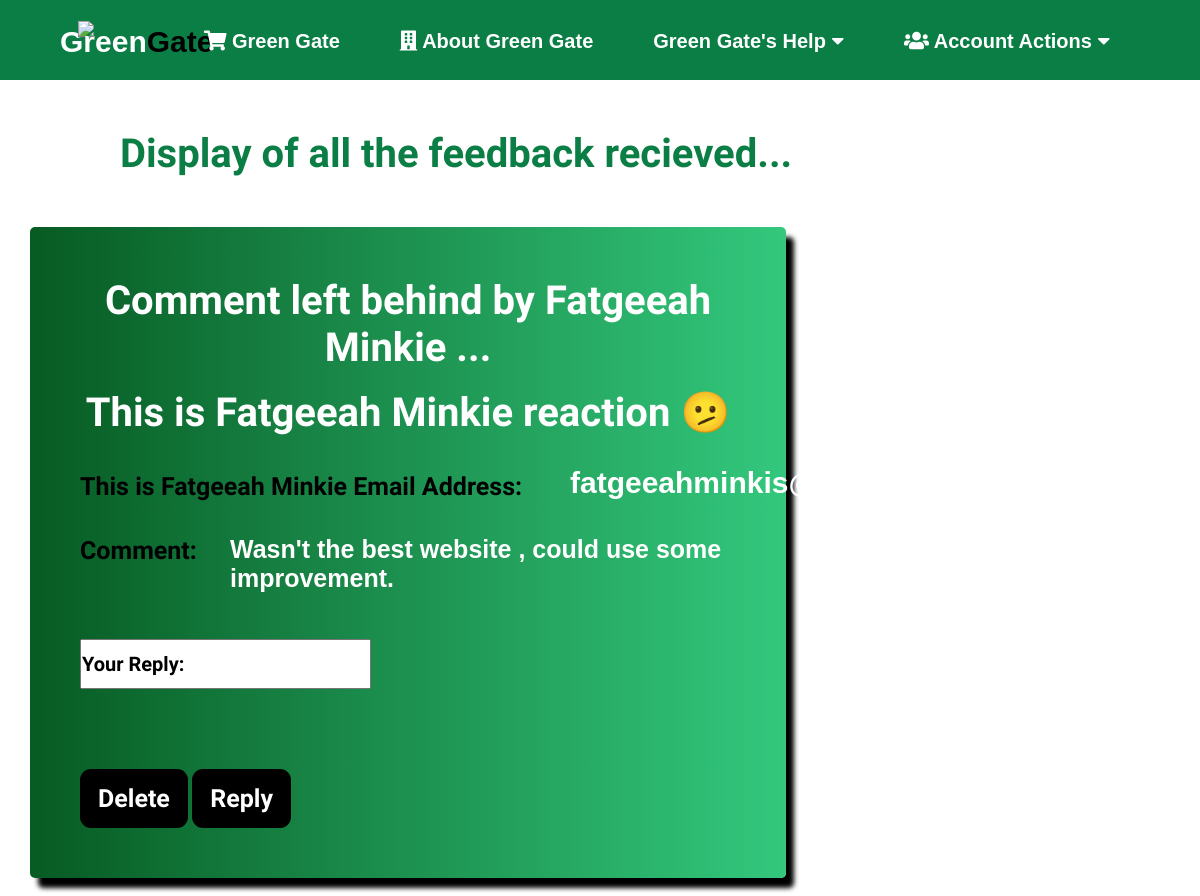
Page /comments/ on the committed database.
### green_gate/models.py (models this page shows)
class FeedBack(models.Model):
	rate=models.ImageField(null=True, blank=True)
	name=models.CharField(max_length=400, null=True)
	email=models.EmailField(max_length=200)
	feedback=models.TextField(max_length=600, null=True)

### green_gate/views.py (the view)
# urls.py: path('comments/', views.CommentsPage, name='comments'),
def CommentsPage(request):
        if request.method=='POST':
            reply=request.POST.get('reply')
            obj=Reply(reply=reply)
            obj.save()
            return redirect('comments')
        feedbacks = FeedBack.objects.all()
        replys = Reply.objects.all()
        context = {'feedbacks':feedbacks,'replys':replys }
        return render (request, 'comments.html' , context )

### templates/comments.html (shortened to what this page needs)
<!DOCTYPE html>
<html lang="en" dir="ltr">
    <head>
        {% load static%}
        <link rel="stylesheet" href="{% static 'css/comments600.css' %}">
        <link rel="stylesheet" href="https://cdnjs.cloudflare.com/ajax/libs/font-awesome/5.15.1/css/all.min.css"/>
    </head>
    <body>
    <div class="menu_bar">
        <h1 class="logo">Green<span>Gate</span><h2 class="logo2"><img src="{% static 'images/shopping-cart.png' %}"></h2></h1>
    <ul>
    <li class="active"><a href={% url 'home'%} "index.html"><i class="fa fa-shopping-cart" aria-hidden="true"></i> Green Gate</a></li>
    <li><a href={% url 'about'%} "About.html"><i class="fa fa-building" aria-hidden="true"></i> About Green Gate</a></li>
    <li>
        <a href="#">Green Gate's Help <i class="fas fa-caret-down"></i></a>
    </li>
    <li>
        <a href="#"><i class="fa fa-users" aria-hidden="true"></i> Account Actions <i class="fas fa-caret-down"></i></a>
    </li>
    </ul>
    </div>
    <h4>Display of all the feedback recieved...</h4>
    {% for feedback in feedbacks %}
    <form action="" method="post"  class="rating-wrapper">
        <label class="rating-label"><h1>Comment left behind by {{feedback.name}}...</h1></label>
        <br>
        <label class="emo"><h1>This is {{feedback.name}} reaction {{feedback.rate}}</h1></label>
        <div class="feedback">
            <br><br>
            <label class="first-label">This is {{feedback.name}} Email Address:</label><h2>{{feedback.email}}</h2>
            <br>
            <br>
            <label class="second-label">Comment:</label><h3>{{feedback.feedback}}</h3>
            <br><br>
            <input type="text" autocomplete="off" name="reply" id="reply" placeholder="Your Reply:">
            <br>
            <button class="submit">Delete</button>
            <button class="submit">Reply</button>
        </div>
    </form>
    <br>
    {% endfor %}
</body>
</html>

### static/css/comments600.css (style rules this page uses)
:root { --color1 : rgb(11, 126, 69); --color2 :#FFF ; --color3 :#FF66D8 ; --color4 :#000000; }
* { padding: 0; margin: 0; box-sizing: border-box; }
body { font-family: sans-serif; }
.menu_bar { height: 80px; background: var(--color1); text-align: center; width: 100%; display: flex; justify-content: space-between; padding: 0 5%; }
.logo { margin-top: 25px; color: var(--color2); font-size: 30px; }
.logo2 { margin-top: 10px; margin-left: -215px; }
.logo span { color: var(--color4); }
.menu_bar ul { display: flex; list-style: none; }
.menu_bar ul li { margin-top: 20px; padding: 10px 30px; position: relative; }
.menu_bar ul li a { font-size: 20px; font-weight: 600; text-decoration: none; color: var(--color2); transition: all 0.3s; }
ul { list-style: none; margin: 0; padding: 0; }
.rating-wrapper { max-width: 63%; margin-left: 30px; margin-top: 50px; background-image: linear-gradient(to right , rgb(7, 91, 35) ,rgb(51, 200, 125)); padding: 50px; border-radius: 5px; box-shadow: 8px 10px 5px var(--color4); height:auto; }
.rating-wrapper h1 { text-align: center; font-weight: 800; font-size: 40px; display: block; color: var(--color2); font-family: 'Phudu', cursive; }
h4 { margin-left:120px ; margin-top: 50px; font-size: 40px; font-weight: 600; color: var(--color1); font-family: 'Phudu', cursive; }
.first-label { font-weight: 600; font-size: 25px; font-family: 'Phudu', cursive; }
h2 { margin-top: -35px; font-size: 30px; font-weight: 700; margin-left: 490px; color: var(--color2); }
.second-label { font-weight: 600; font-size: 25px; font-family: 'Phudu', cursive; }
h3 { margin-top: -30px; font-size: 25px; font-weight: 600; margin-left: 150px; color: var(--color2); }
button { margin-top: 80px; color: var(--color2); background-color: var(--color4); border-radius: 11px; border: 0; padding: 15px 18px; font-size: 25px; font-weight: 600; font-family: 'Phudu', cursive; }
::placeholder { color: black; font-size: 20px; font-weight: 800; font-family: 'Phudu', cursive; }
.feedback input[type="text"] { margin-top: 10px; height: 50px; font-size: 20px; font-weight:900; font-family: 'Phudu', cursive; }
.emo h1 { font-size: 40px; }

### rows in the picture
FeedBack: name "Fatgeeah Minkie", rate "🫤", email "fatgeeahminkis@gmail.com", feedback "Wasn't the best website , could use some improvement."
